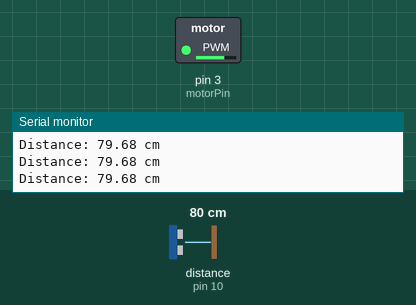
Recording of a sketch running on a simulated Arduino Uno, built with avr-gcc and run on an emulated ATmega328P. On the bench: switched loads named in the sketch (green lamp = pin HIGH), the last lines printed to the serial monitor. Wiring (inferred from the names in the program): ultrasonic range finder: trigger pin 9; echo pin 10. Dashed ring = blinking. The test bench sets the inputs (shaded band); at power-on: distance to the obstacle (sensor on pin 10) 80 cm. The echo pulse lasts 58.3 µs per cm; pins used as bus, display or sensor lines are not drawn.

Above: at 0.88 s.
1.3 s: distance to the obstacle (sensor on pin 10) set to 56 cm
4.3 s: distance to the obstacle (sensor on pin 10) set to 47 cm
At 4.63 s:
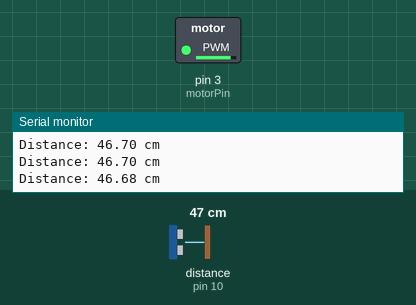
7.3 s: distance to the obstacle (sensor on pin 10) set to 120 cm
At 8.7 s:
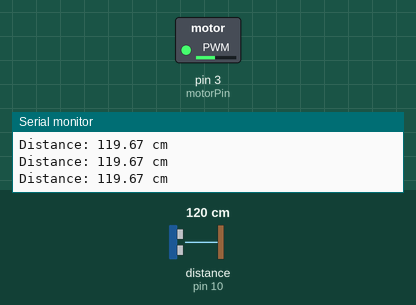
10.3 s: distance to the obstacle (sensor on pin 10) set to 35 cm
At 10.62 s:
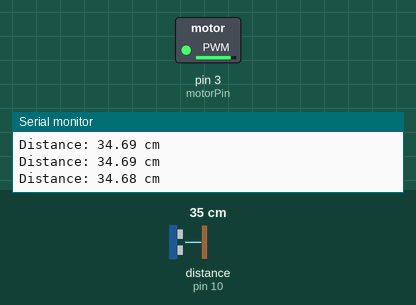
13.3 s: distance to the obstacle (sensor on pin 10) set to 60 cm
At 13.64 s:
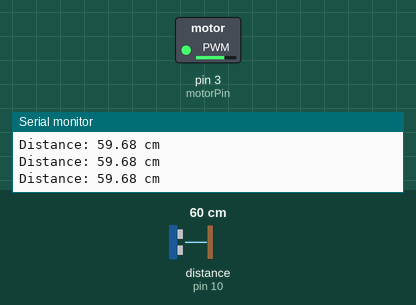
Timing chart, 0 to 17.3 s (numbered marks = the images above; inputs shaded):
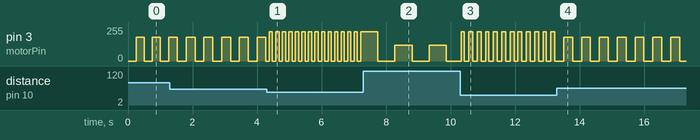

The sketch:

Code.ino
```cpp
/*
========================================
HAPTIC PROXIMITY WEARABLE SYSTEM
========================================

Components:
- Arduino
- HC-SR04 Ultrasonic Sensor
- Vibration Motor

Behavior:
Distance controls vibration intensity
and pulse speed.

========================================
*/

// -------------------------------
// PIN DEFINITIONS
// -------------------------------

const int trigPin = 9;
const int echoPin = 10;
const int motorPin = 3;

// -------------------------------
// DISTANCE VARIABLES
// -------------------------------

long duration;
float distance;

// -------------------------------
// TIMING VARIABLES
// -------------------------------

unsigned long currentMillis;
unsigned long previousMillis = 0;

// -------------------------------
// SETUP
// -------------------------------

void setup()
{
    pinMode(trigPin, OUTPUT);
    pinMode(echoPin, INPUT);
    pinMode(motorPin, OUTPUT);

    Serial.begin(9600);

    Serial.println("Haptic Wearable System Started");
}

// -------------------------------
// MAIN LOOP
// -------------------------------

void loop()
{
    distance = getDistance();

    Serial.print("Distance: ");
    Serial.print(distance);
    Serial.println(" cm");

    hapticFeedback(distance);

    delay(30);
}

// -------------------------------
// DISTANCE FUNCTION
// -------------------------------

float getDistance()
{
    // Clear trigger
    digitalWrite(trigPin, LOW);
    delayMicroseconds(2);

    // Send pulse
    digitalWrite(trigPin, HIGH);
    delayMicroseconds(10);
    digitalWrite(trigPin, LOW);

    // Read echo
    duration = pulseIn(echoPin, HIGH, 30000);

    // Timeout protection
    if (duration == 0)
    {
        return 400;
    }

    // Convert to cm
    float dist = duration * 0.0343 / 2;

    return dist;
}

// -------------------------------
// HAPTIC FEEDBACK SYSTEM
// -------------------------------

void hapticFeedback(float dist)
{
    // VERY CLOSE
    if (dist < 20)
    {
        analogWrite(motorPin, 255);
    }

    // CLOSE
    else if (dist < 50)
    {
        pulseMotor(220, 100);
    }

    // MEDIUM
    else if (dist < 100)
    {
        pulseMotor(180, 250);
    }

    // FAR
    else if (dist < 150)
    {
        pulseMotor(120, 500);
    }

    // OUT OF RANGE
    else
    {
        analogWrite(motorPin, 0);
    }
}

// -------------------------------
// MOTOR PULSE FUNCTION
// -------------------------------

void pulseMotor(int strength, int interval)
{
    currentMillis = millis();

    if (currentMillis - previousMillis >= interval)
    {
        previousMillis = currentMillis;

        static bool motorState = false;

        motorState = !motorState;

        if (motorState)
        {
            analogWrite(motorPin, strength);
        }
        else
        {
            analogWrite(motorPin, 0);
        }
    }
}
```

Measured:
- the behaviour switches between 51 and 50 cm on distance to the obstacle (sensor on pin 10) (found by bisection; images 0 and 1)
- after the input at 4.3 s, pin 3 (motorPin): alternates 220/255 for 0.10 s and 0/255 for 0.10 s, starting after 0.08 s
- after the input at 7.3 s, pin 3 (motorPin): alternates 120/255 for 0.53 s and 0/255 for 0.53 s, starting after 0.44 s
- after the input at 10.3 s, pin 3 (motorPin): alternates 220/255 for 0.13 s and 0/255 for 0.13 s, starting at once
- after the input at 13.3 s, pin 3 (motorPin): alternates 180/255 for 0.28 s and 0/255 for 0.28 s, starting after 0.21 s
- by itself, pin 3 (motorPin): alternates 180/255 for 0.27 s and 0/255 for 0.27 s
